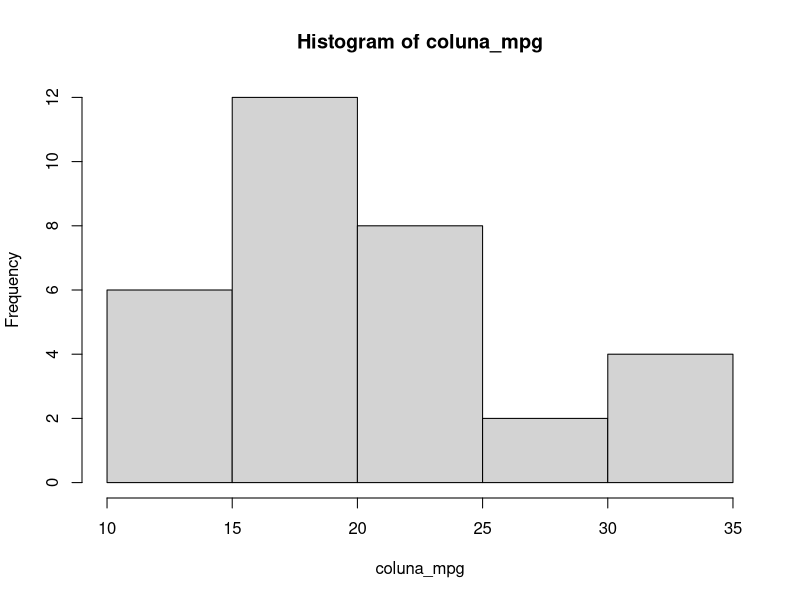
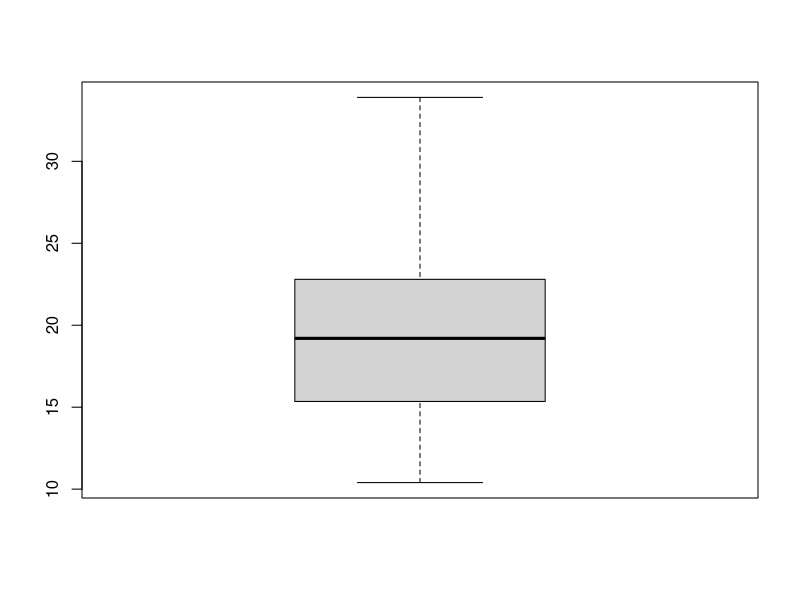
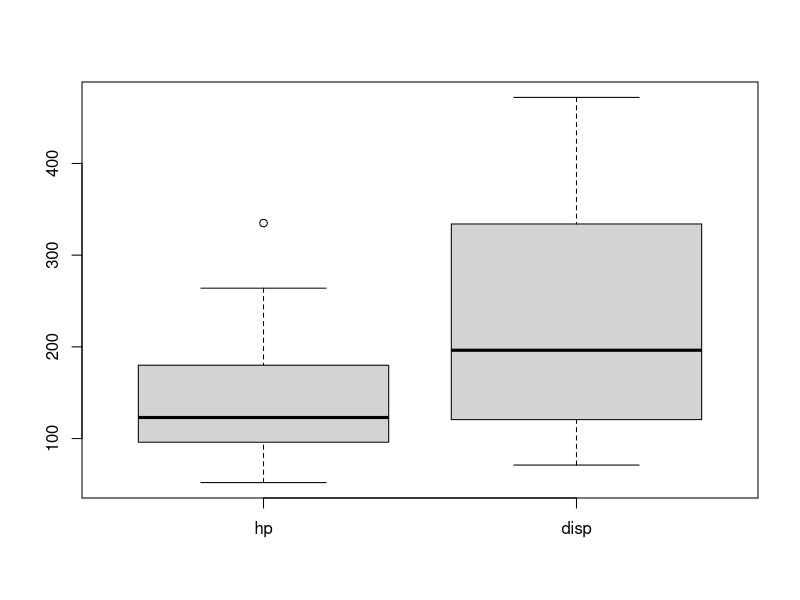
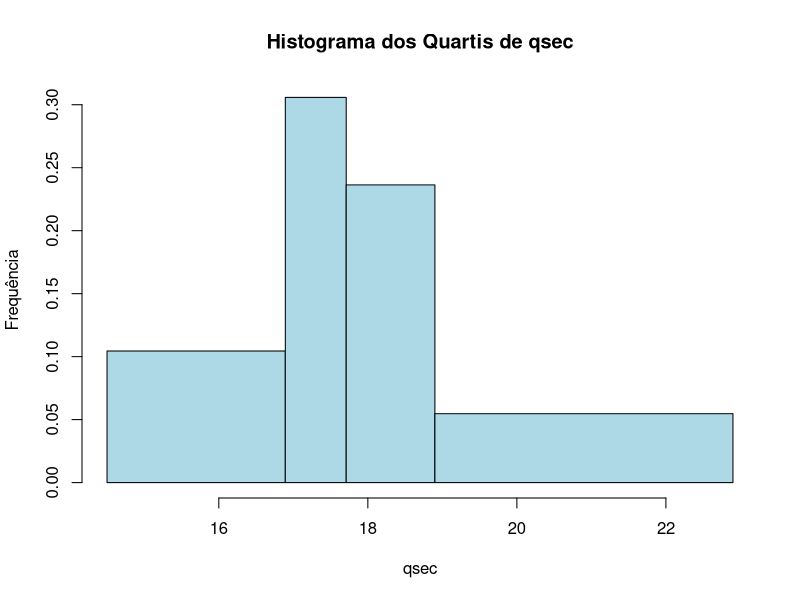
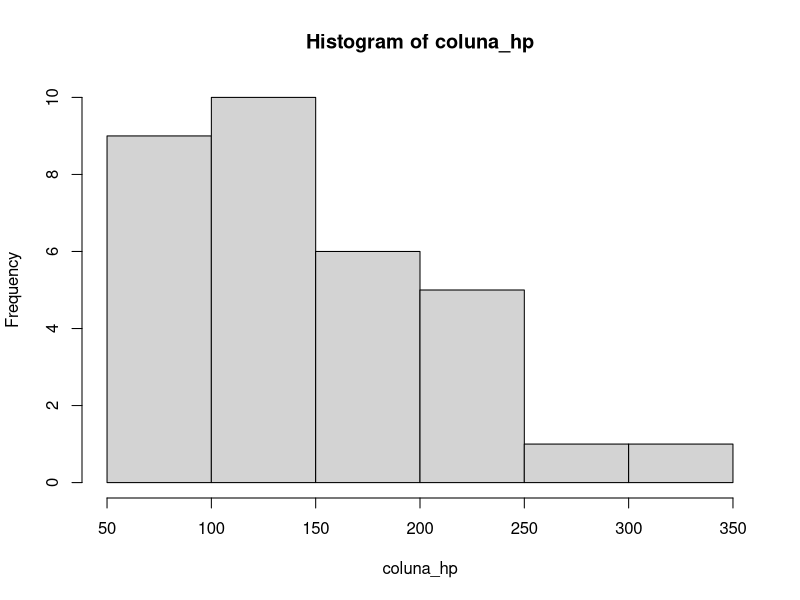

These figures' R source, in order: (Note: this script raises an error after producing the figures.)
require(car)
require(dplyr)

## carregando base de dados (o csv)
data <- read.csv('mtcars.csv', sep = ';', dec = ',', encoding = "UTF-8")

## mostrar os dados em tabela
View(data)

## exibir as variaveis
glimpse(data)

## A) Com a coluna mpg que consta na base, calcular: mínimo e o máximo valor, média,
## mediana, desvio padrão, os quartis, construir o histograma e o boxplot e interpretar
## os resultados.


## pegando valor maximo da coluna mpg
coluna_mpg <- data$mpg
maximo <- max(coluna_mpg)
maximo

## pegando o valor mínimo da coluna mpg
minimo <- min(coluna_mpg)
minimo

## calculando a média da coluna mpg
media <- mean(coluna_mpg)
media

## calculando a mediana da coluna mpg
mediana <- median(coluna_mpg)
mediana

## calculando o desvio padrao da coluna mpg
desvio_padrao <- sd(coluna_mpg)
desvio_padrao

## calculando os quartis da coluna mpg
quartis <- quantile(coluna_mpg, c(0.25, 0.5, 0.75))
quartis

## construindo o histograma da coluna mpg
hist(coluna_mpg)

## construindo o boxplot da coluna mpg
boxplot(coluna_mpg)



## B) Gerar um gráfico boxplot com as colunas disp e hp.
coluna_disp <- data$disp
coluna_hp <- data$hp
  ### juntando as colunas
join_disp_hp <- list(coluna_hp,coluna_disp)
boxplot(join_disp_hp, names = c("hp","disp"))



## C) Com a coluna qsec, agrupe os dados em seus respectivos quartis, construir tabela
## com as frequências absolutas e relativas e suas respectivas acumuladas. Gerar o
## histograma e comentar o resultado obtido.
coluna_qsec <- data$qsec
  ## agrupando seus quartis
  quartis_qsec <- quantile(coluna_qsec, probs = c(0, 0.25, 0.5, 0.75, 1), na.rm = TRUE)
  ### calculando a frequencia absoluta da coluna qsec
  frequencia_abs_qsec <- table(coluna_qsec)
  frequencia_abs_qsec
  ### calculando a frequencia relativa da coluna qsec
  frequencia_rel_qsec <- prop.table(frequencia_abs_qsec)
  frequencia_rel_qsec
  ### construindo a tabela com a frequencia absoluta e a frequencia relativa
  tabela_frequencias <- data.frame(Frequencia_Absoluta = frequencia_abs_qsec, Frequencia_Relativa = frequencia_rel_qsec)
  tabela_frequencias
  
  ### calculando as frequências absolutas acumuladas e as frequências relativas acumuladas
  frequencia_absoluta_acumulada <- cumsum(frequencia_abs_qsec)
  frequencia_absoluta_acumulada
  frequencia_relativa_acumulada <- prop.table(frequencia_absoluta_acumulada)
  frequencia_relativa_acumulada
  
  ## gerando o histograma
  hist(coluna_qsec, breaks = quartis_qsec, main = "Histograma dos Quartis de qsec", xlab = "qsec", ylab = "Frequência", col = "lightblue", border = "black")
  
  ## d) Com a coluna hp, gerar um histograma, e elaborar uma tabela de frequência usando
  ## as classes sugeridas pelo histograma.
  
  # Gerando histograma
  coluna_hp <- data$hp
  hist(coluna_hp)
  
  # Passo 2: Construir a tabela de frequência usando as classes sugeridas
  classes_sugeridas <- histograma_hp$breaks
  tabela_frequencia <- cut(coluna_hp, breaks = classes_sugeridas, include.lowest = TRUE, labels = FALSE)
  tabela_frequencia <- table(tabela_frequencia)
  print(tabela_frequencia)
  
  
  # e) Com as colunas motor e marcha gerar a matriz com as respectivas frequências,
  # gerar os gráficos de barras motor x marcha e marcha x motor e interpretar os
  # resultados.
  
  # Passo 1: Gerar a matriz de frequências
  coluna_motor <- data$motor
  coluna_marcha <- data$marcha
  matriz_frequencias <- table(coluna_motor, coluna_marcha)
  # Passo 2: Criar os gráficos de barras motor x marcha e marcha x motor
  par(mfrow = c(1, 2))  # Organiza os gráficos em uma linha com 2 colunas
  # Gráfico de barras motor x marcha
  barplot(matriz_frequencias, beside = TRUE, legend.text = TRUE, col = rainbow(nrow(matriz_frequencias)), main = "Motor x Marcha", xlab = "Motor", ylab = "Frequência")
  # Gráfico de barras marcha x motor
  barplot(t(matriz_frequencias), beside = TRUE, legend.text = TRUE, col = rainbow(ncol(matriz_frequencias)), main = "Marcha x Motor", xlab = "Marcha", ylab = "Frequência")
  
  
  
  # f) Escolher duas variáveis (colunas), sendo uma qualitativa e outra quantitativa, gerar
  # gráficos de barras e interpretar os resultados.
  
  # Passo 1: Calcular a média (ou mediana) de hp para cada categoria de marcha
  library(dplyr)
  
  # Usaremos a média como exemplo, mas você também pode usar a mediana (função median())
  media_hp_por_marcha <- data %>%
    group_by(marcha) %>%
    summarize(media_hp = mean(hp))
  
  # Passo 2: Gerar o gráfico de barras
  barplot(media_hp_por_marcha$media_hp, names.arg = media_hp_por_marcha$marcha, col = "lightblue", main = "Média de hp por Marcha", xlab = "Marcha", ylab = "Média de hp")
  
  
  
